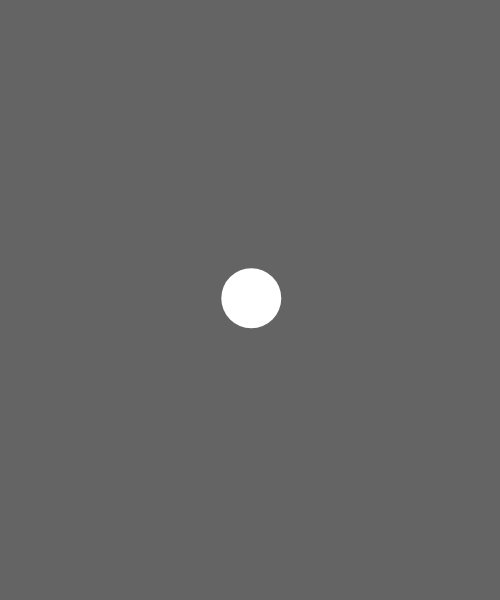
Frame 1 (no input)
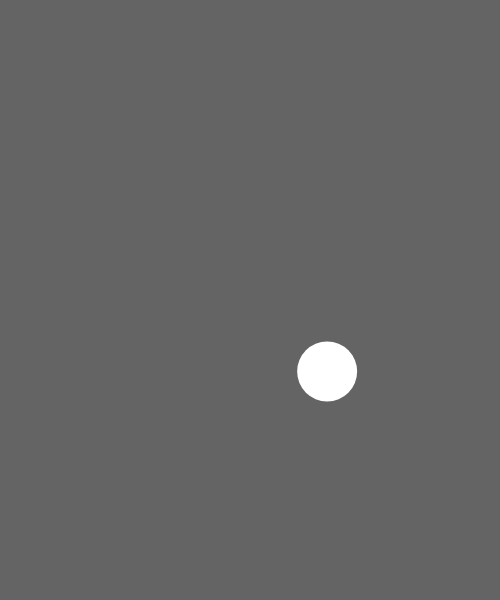
Frame 60 (no input)
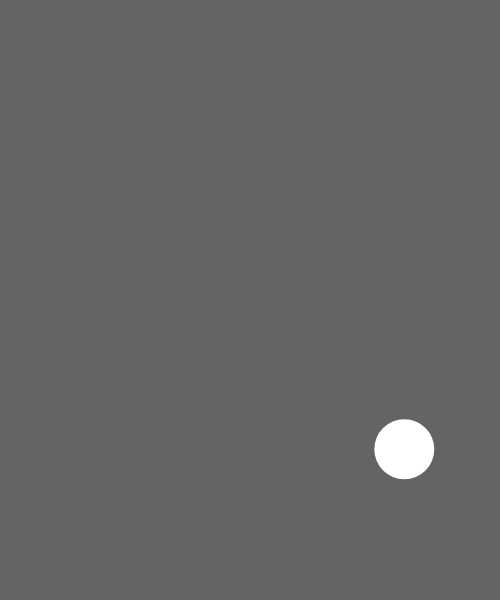
Frame 120 (the mouse pressed at the canvas centre since frame 60)

The p5.js sketch that drew these frames (run headless with seeded random() and noise() and a simulated clock; from frame 60 on, the mouse is pressed at the canvas centre):

// p5.js sketch
// ── sketch.js
var x,y,r;
var xSpeed, ySpeed;
var gravity;

function setup() {
  createCanvas(500,600);
  x = width/2;
  y = height/2;
  r = 60;
  
  xSpeed = random(-3,3);
  ySpeed = random(-3,3);
  
  gravity = 0.1;
}

function draw() {
  background(100);

  
  //1.update virables first
  x +=xSpeed;
  y +=ySpeed;
  
  //apply gravity
  ySpeed += gravity; //this is an error
  
  //2.check virables second
  if(x<0 || x>width) {
    xSpeed = xSpeed* -1;
  }
  if(y<0 || y > height){ 
    ySpeed = -ySpeed;}

  
  
  //3.display thirdly  
  fill(255);
  noStroke();
  ellipse(x,y,r,r);
}

function keyPressed(){
  xSpeed = random(-3,3);
  ySpeed = random(-3,3);
}
